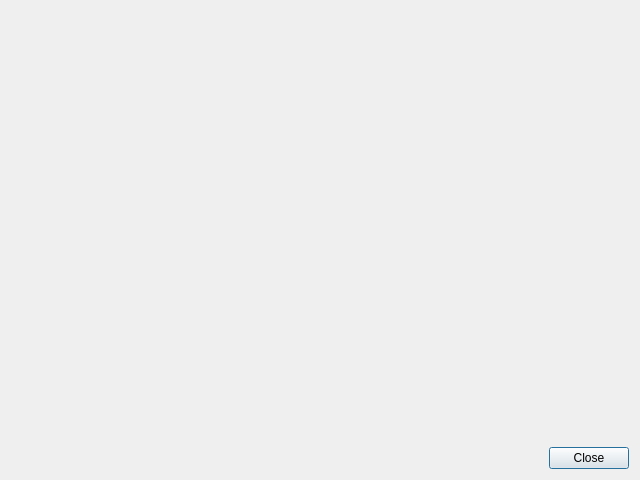
<?xml version="1.0" encoding="UTF-8"?>
<ui version="4.0">
 <class>CCopyModelsFromOtherSwiftVersionsDialog</class>
 <widget class="QDialog" name="CCopyModelsFromOtherSwiftVersionsDialog">
  <property name="geometry">
   <rect>
    <x>0</x>
    <y>0</y>
    <width>640</width>
    <height>480</height>
   </rect>
  </property>
  <property name="windowTitle">
   <string>Copy models from another swift version</string>
  </property>
  <layout class="QVBoxLayout" name="vl_CopyFromAnotherSwiftDialog">
   <item>
    <widget class="swift::gui::components::CCopyModelsFromOtherSwiftVersionsComponent" name="comp_CopyComponent"/>
   </item>
   <item>
    <widget class="QDialogButtonBox" name="bb_CopyDialog">
     <property name="standardButtons">
      <set>QDialogButtonBox::Close</set>
     </property>
    </widget>
   </item>
  </layout>
 </widget>
 <customwidgets>
  <customwidget>
   <class>swift::gui::components::CCopyModelsFromOtherSwiftVersionsComponent</class>
   <extends>QFrame</extends>
   <header>gui/components/copymodelsfromotherswiftversionscomponent.h</header>
   <container>1</container>
  </customwidget>
 </customwidgets>
 <resources/>
 <connections/>
</ui>
